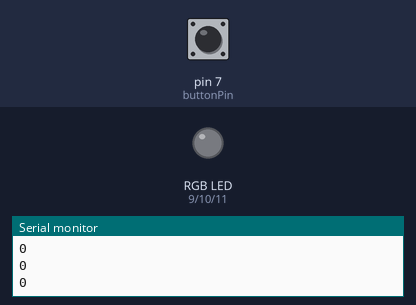
Bench run of a sketch on a simulated Arduino Uno, built with avr-gcc and run on an emulated ATmega328P. Parts: an RGB LED mixed from three pins (HIGH = lit), the last lines printed to the serial monitor. Inputs (shaded band) come from the test bench; at power-on: pin 7 (buttonPin) HIGH.

Above: at 1.2 s.
1.3 s: pin 7 (buttonPin) pulled LOW for 1 s
At 2.25 s:
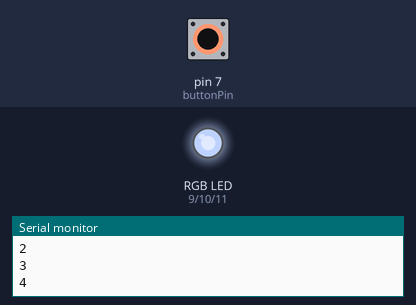
At 4.05 s:
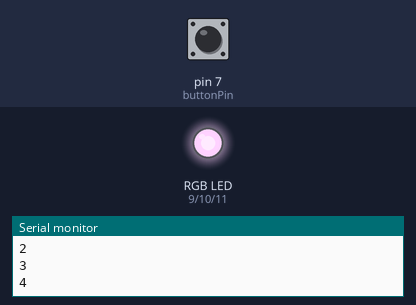
10.3 s: pin 7 (buttonPin) driven HIGH
At 10.37 s:
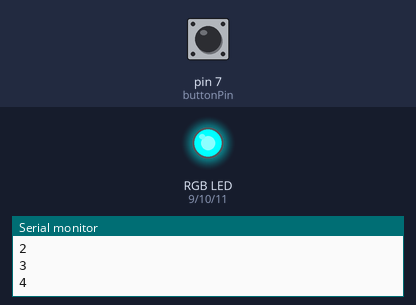
Timing chart, 0 to 46.8 s (numbered marks = the images above; inputs shaded):
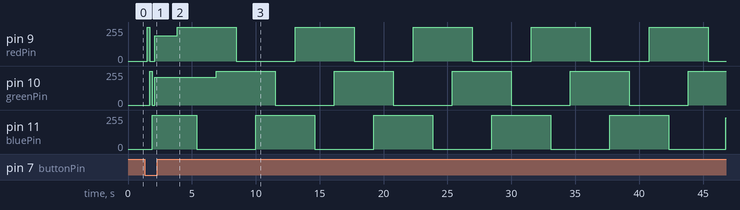

Measured:
- after the input at 1.3 s, pin 9 (redPin): 0/255 → 255/255 after 0.20 s, → 0/255 0.20 s later, → 190/255 0.40 s later, → 255/255 1.7 s later, … (5 changes in this stretch); pin 10 (greenPin): 0/255 → 255/255 after 0.40 s, → 0/255 0.20 s later, → 210/255 0.20 s later, → 255/255 4.8 s later

The sketch:

sketch_may15b.ino
```cpp
const int buttonPin = 7;
const int redPin = 9;
const int greenPin = 10;
const int bluePin = 11;
int counter = 0;
int _delay  =  6;    // Delay time
int _step   =  1;    // Increment/decrement size

int FadeOn(int pin)
{
  int fadeValue;
  // Ramp up pin
  for (fadeValue = 0 ; fadeValue <= 255; fadeValue += _step) {
    // sets the value (range from 0 to 255):
    analogWrite(pin, fadeValue);
    // wait to see the dimming effect
    delay(_delay);
  }
  analogWrite(pin, 255);
  return (fadeValue);
}

int FadeOff(int pin)
{
  int fadeValue;
  // Ramp down pin
  for (fadeValue = 255 ; fadeValue >= 0; fadeValue -= _step) {
    // sets the value (range from 0 to 255):
    analogWrite(pin, fadeValue);
    // wait to see the dimming effect
    delay(_delay);
  }
  analogWrite(pin, 0);
  return (fadeValue);
}

void setup() {
  Serial.begin(9600);
  pinMode(buttonPin, INPUT);
  pinMode(redPin, OUTPUT);
  pinMode(greenPin, OUTPUT);
  pinMode(bluePin, OUTPUT);
}

void loop() {

  if (digitalRead(buttonPin) == LOW) {
    counter++;
    delay(200);
  }

  if (counter == 0) {
    analogWrite(redPin, 0);
    analogWrite(greenPin, 0);
    analogWrite(bluePin, 0);
    Serial.println(counter);
  }

  else if (counter == 1) {
    analogWrite(redPin, 255);
    analogWrite(greenPin, 0);
    analogWrite(bluePin, 0);
    Serial.println(counter);
  }

  else if (counter == 2) {
    analogWrite(redPin, 0);
    analogWrite(greenPin, 255);
    analogWrite(bluePin, 0);
    Serial.println(counter);
  }

  else if (counter == 3) {
    analogWrite(redPin, 0);
    analogWrite(greenPin, 0);
    analogWrite(bluePin, 255);
    Serial.println(counter);
  }

  else if (counter == 4) {
    analogWrite(redPin, 190);
    analogWrite(greenPin, 210);
    analogWrite(bluePin, 255);
    Serial.println(counter);
  }

  else if (counter == 5) {
      // phase 0: fade in red from min to max
    FadeOn(redPin);

    // phase 1: fade out blue from max to min
    FadeOff(bluePin);

    // phase 2: fade in green from min to max
    FadeOn(greenPin);

    // phase 3: fade out red from max to min
    FadeOff(redPin);

    // phase 4: fade in blue from min to max
    FadeOn(bluePin);

    // phase 5: fade out from max to min
    FadeOff(greenPin);

  }

  else {
    counter = 0;
  }
}
```
